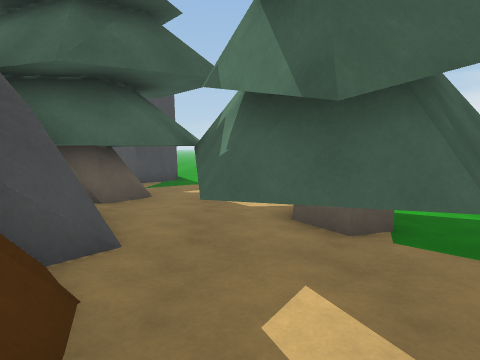
View 1 (above)

12 first-person views from a walk through a Unity game level. The camera is 1.3 m above the floor, tilts 6° down and sees 75° across. The floor is counted in squares, 1 m on a side. Each view is taken from the middle of a square. On the plan, view 1 faces up. The plan holds only what a view shows up to about 14 squares ahead; the rest is blank. The place goes on beyond the plan. The player is left out. Surface patterns are stand-ins for the level's own textures.

View 2
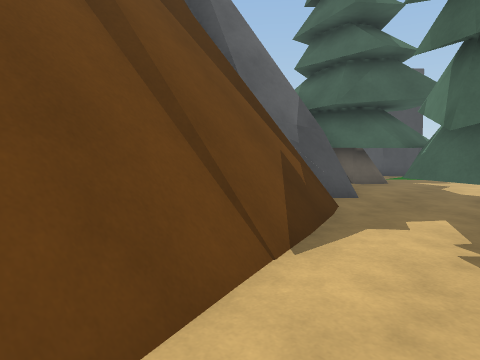

View 3
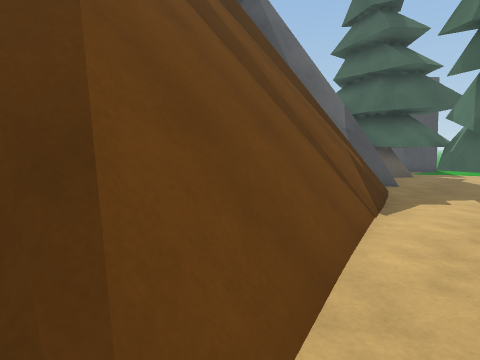

View 4
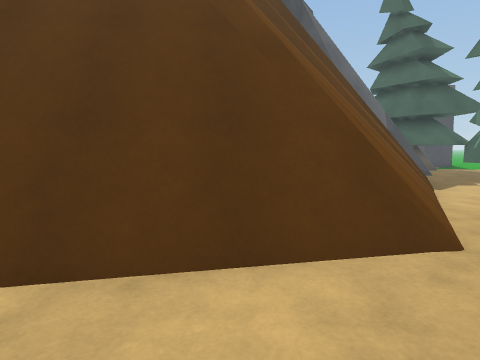

View 5
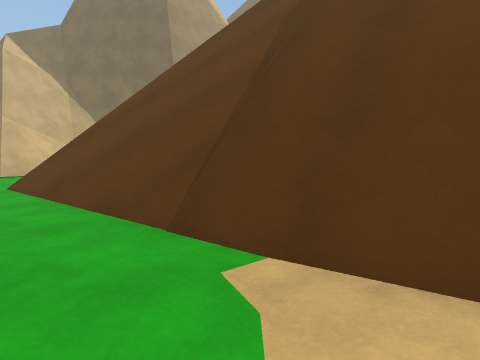

View 6
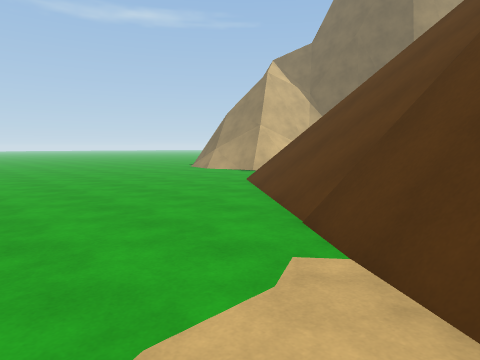

View 7
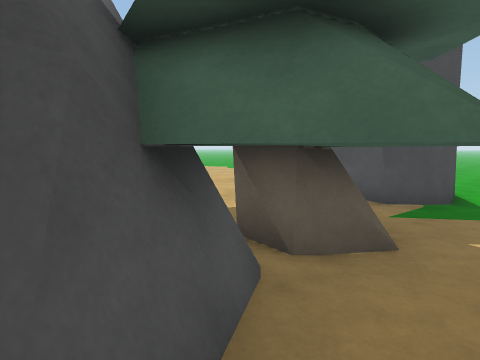

View 8
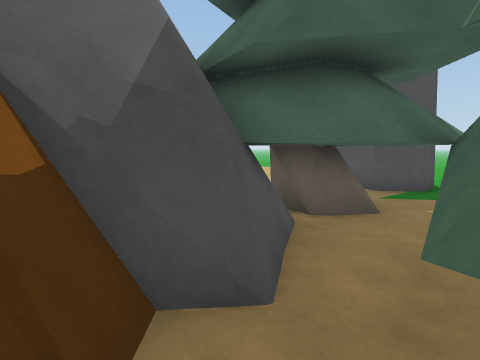

View 9
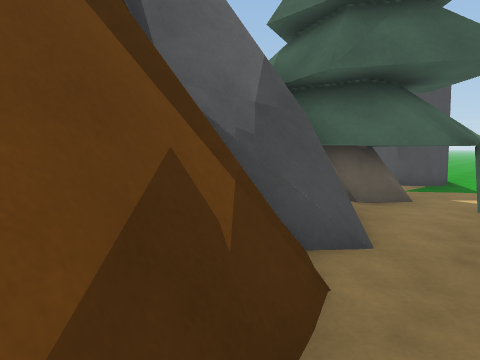

View 10
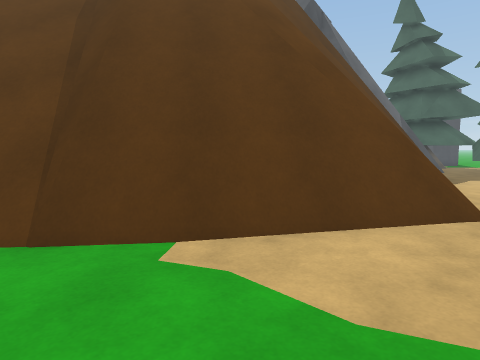

View 11
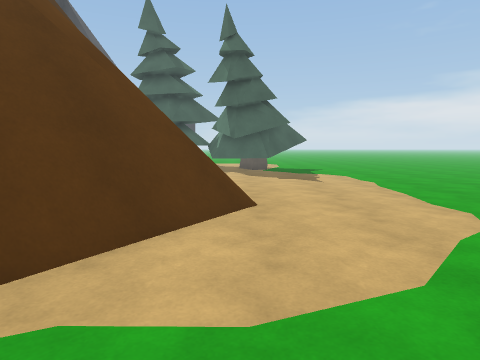

View 12
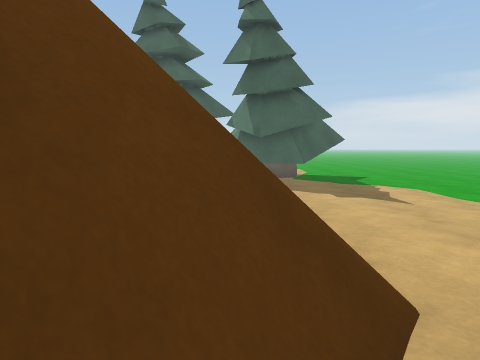

### Floor plan
Key: @ floor where view 1 was taken; # wall or solid block; . main floor; : floor 0.25 m higher than the main floor; / step, stairs or slope; = window, fence, low wall or low ledge; ^ raised ledge; R rock; T pine tree.
Columns run from 10 left of view 1 to 2 right of it. Each row starts with its distance up from view 1.
 20       ..
 19       ..
 18        .
 17        .
 16        ..
 15        R.
 14        R.
 13        R.
 12 ::   RR..
 11 :::    ...
 10   ::   TT..
  9    .T  TTT.
  8     T #TT
  7     TTTTTTT
  6     TTTTTTT
  5       T#TTTTT
  4        ##.TTT
  3       ##=...T
  2        ###...
  1        ##=...
  0         ##@..
 -1         ##...
 -2         ##=..
 -3         ##=..
 -4          ##..
 -5          ###.
 -6          ##=.
 -7         ####.
 -8     ######=..
 -9  /##^^^###...
-10 ////=^###=...
-11 /////==#=....
-12 ///////=.....
-13 ///////......
-14  //////.....
-15  /////......

Where each view was taken, in squares from view 1:
view 1: 0 up, 0 right, facing up
view 2: 4 down, 2 right, facing up-left
view 3: 7 down, 2 right, facing up-left
view 4: 11 down, 2 right, facing up-left
view 5: 11 down, 2 right, facing left
view 6: 9 down, 2 right, facing down-left
view 7: 4 up, 1 left, facing up-left
view 8: 2 up, 0 right, facing up-left
view 9: 0 up, 0 right, facing up-left
view 10: 13 down, 2 right, facing up-left
view 11: 13 down, 1 right, facing up
view 12: 9 down, 0 right, facing up
